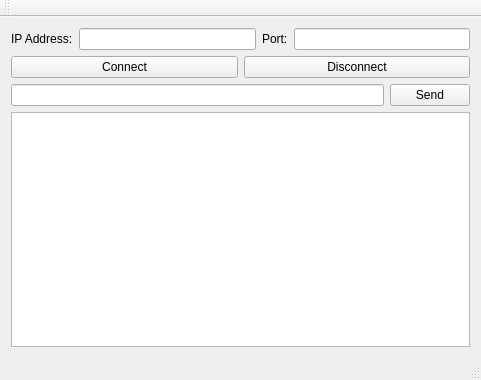
<?xml version="1.0" encoding="UTF-8"?>
<ui version="4.0">
 <class>MainWindow</class>
 <widget class="QMainWindow" name="MainWindow">
  <property name="geometry">
   <rect>
    <x>0</x>
    <y>0</y>
    <width>481</width>
    <height>380</height>
   </rect>
  </property>
  <property name="windowTitle">
   <string>MainWindow</string>
  </property>
  <widget class="QWidget" name="centralWidget">
   <layout class="QGridLayout" name="gridLayout">
    <item row="0" column="0">
     <layout class="QVBoxLayout" name="verticalLayout">
      <item>
       <layout class="QHBoxLayout" name="horizontalLayout">
        <item>
         <widget class="QLabel" name="label">
          <property name="text">
           <string>IP Address:</string>
          </property>
         </widget>
        </item>
        <item>
         <widget class="QLineEdit" name="lineEdit_IPaddress"/>
        </item>
        <item>
         <widget class="QLabel" name="label_2">
          <property name="text">
           <string>Port:</string>
          </property>
         </widget>
        </item>
        <item>
         <widget class="QLineEdit" name="lineEdit_port"/>
        </item>
       </layout>
      </item>
      <item>
       <layout class="QHBoxLayout" name="horizontalLayout_2">
        <item>
         <widget class="QPushButton" name="pushButton_connect">
          <property name="text">
           <string>Connect</string>
          </property>
         </widget>
        </item>
        <item>
         <widget class="QPushButton" name="pushButton_disconnect">
          <property name="text">
           <string>Disconnect</string>
          </property>
         </widget>
        </item>
       </layout>
      </item>
      <item>
       <layout class="QHBoxLayout" name="horizontalLayout_3">
        <item>
         <widget class="QLineEdit" name="lineEdit_message"/>
        </item>
        <item>
         <widget class="QPushButton" name="pushButton_send">
          <property name="text">
           <string>Send</string>
          </property>
         </widget>
        </item>
       </layout>
      </item>
      <item>
       <widget class="QPlainTextEdit" name="plainTextEdit_log"/>
      </item>
     </layout>
    </item>
   </layout>
  </widget>
  <widget class="QMenuBar" name="menuBar">
   <property name="geometry">
    <rect>
     <x>0</x>
     <y>0</y>
     <width>481</width>
     <height>22</height>
    </rect>
   </property>
  </widget>
  <widget class="QToolBar" name="mainToolBar">
   <attribute name="toolBarArea">
    <enum>TopToolBarArea</enum>
   </attribute>
   <attribute name="toolBarBreak">
    <bool>false</bool>
   </attribute>
  </widget>
  <widget class="QStatusBar" name="statusBar"/>
 </widget>
 <layoutdefault spacing="6" margin="11"/>
 <resources/>
 <connections/>
</ui>
